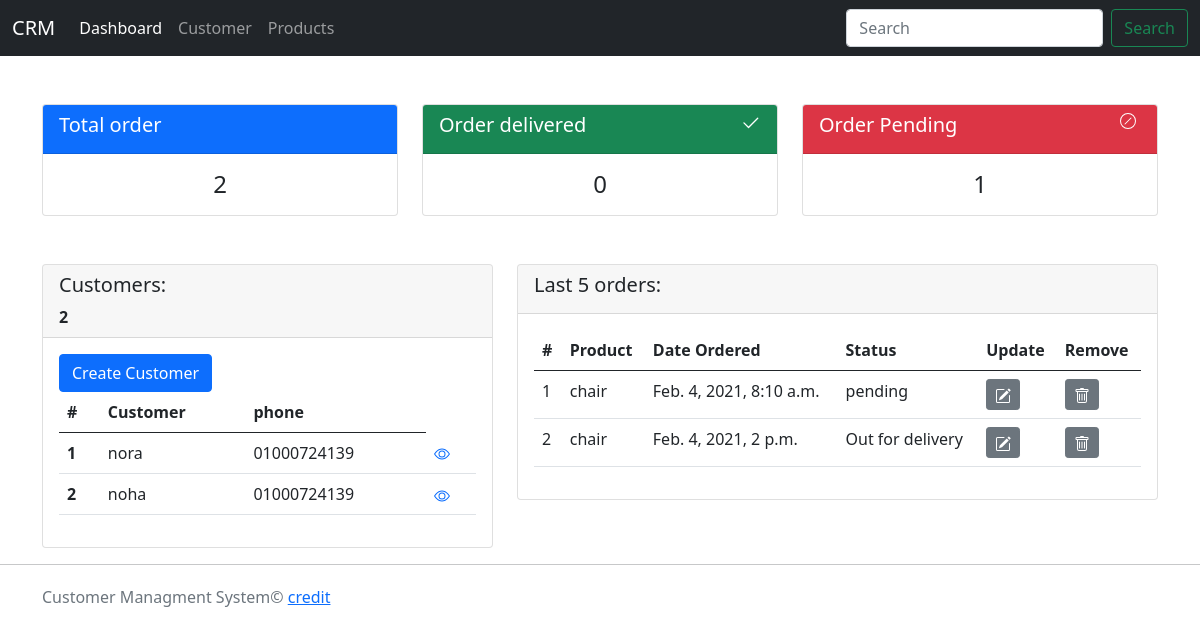
The app's page /, older data.
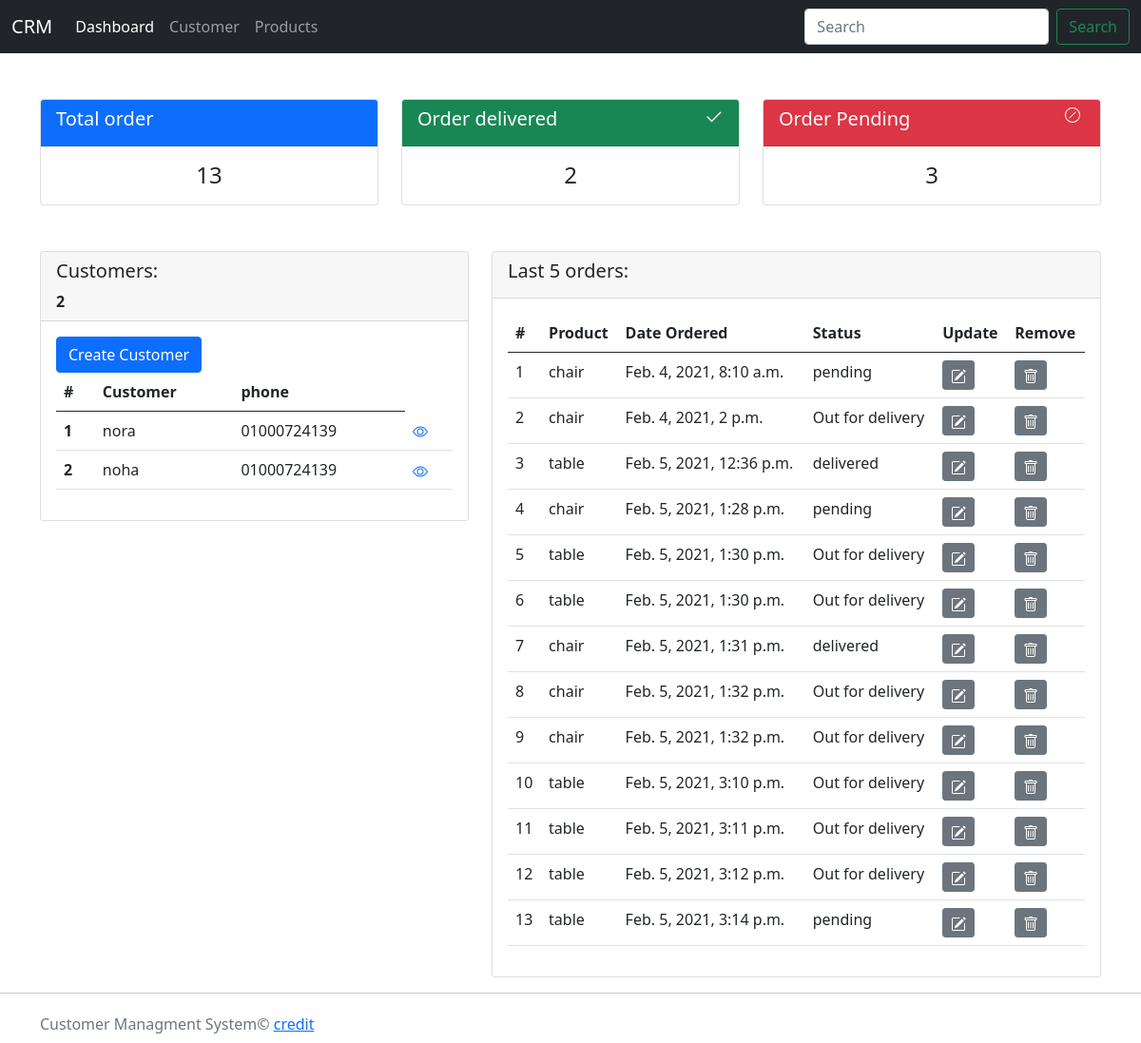
The same page, newer data.
### accounts/models.py (models this page shows, shortened)
class Customer(models.Model):
    name = models.CharField(max_length=200, null=True)
    phone = models.CharField(max_length=200, null=True)
    email = models.CharField(max_length=200, null=True)
    date_created = models.DateTimeField(auto_now_add=True, null=True)

class Order(models.Model):
    STATUS = (
        ('pending', 'pending'),
        ('Out for delivery', 'Out for delivery'),
        ('delivered', 'delivered'),
    )
    customer = models.ForeignKey(
        Customer, null=True, on_delete=models.SET_NULL)
    product = models.ForeignKey(Product, null=True, on_delete=models.SET_NULL)
    status = models.CharField(max_length=200, null=True, choices=STATUS)
    date_created = models.DateTimeField(auto_now_add=True, null=True)

class Product(models.Model):
    CATEGORY = (
        ('Indoor', 'Indoor'),
        ('Out door', 'Out door'),
    )
    name = models.CharField(max_length=200, null=True)
    price = models.FloatField(null=True)
    category = models.CharField(max_length=200, null=True, choices=CATEGORY)
    description = models.CharField(max_length=200, null=True, blank=True)
    tags = models.ManyToManyField(Tag)
    date_created = models.DateTimeField(auto_now_add=True, null=True)
    def __str__(self):
        return self.name

### accounts/views.py (the view)
# urls.py: path('', home, name='home'),
def home(request):
    orders = Order.objects.all()
    customers = Customer.objects.all()
    total_customers = customers.count()
    total_orders = orders.count()
    delivered = orders.filter(status='delivered').count()
    pending = orders.filter(status='pending').count()
    print(pending)
    context = {
        'orders': orders,
        'customers': customers,
        'total_customers': total_customers,
        'total_orders': total_orders,
        'delivered': delivered,
        'pending': pending
    }
    print(pending)
    return render(request, 'accounts/dashboard.html', context)

### accounts/templates/accounts/dashboard.html (shortened to what this page needs)
{%extends 'accounts/main.html'%}
{%block content%}
{% include 'accounts/status.html'%}
<div class="container mt-5">
    <div class="row">
        <div class="col-md-5">
            <div class="card">
                <div class="card-header">
                    <h5>Customers:</h5>
                    <strong> {{total_customers}}</strong>
                </div>
                <div class="card-body">
                    <a class="btn btn-primary" href="">Create Customer</a>
                    <table class="table">
                        <thead>
                            <tr>
                                <th scope="col">#</th>
                                <th scope="col">Customer</th>
                                <th scope="col">phone</th>
                            </tr>
                        </thead>
                        <tbody>
                            {%for c in customers %}
                            <tr>
                                <th scope="row">{{c.id}}</th>
                                <td>{{c.name}}</td>
                                <td>{{c.phone}}</td>
                                <td>
                                    <a href="{%url 'customer' c.id%}">
                                    </a>
                                </td>
                            </tr>
                            {%endfor%}
                        </tbody>
                    </table>
                </div>
            </div>
        </div>
        <div class="col-md-7">
            <div class="card">
                <div class="card-header">
                    <h5>Last 5 orders:</h5>
                </div>
                <div class="card-body">
                    <table class="table">
                        <thead>
                            <tr>
                                <th scope="col">#</th>
                                <th scope="col">Product</th>
                                <th scope="col">Date Ordered </th>
                                <th scope="col">Status</th>
                                <th scope="col">Update </th>
                                <th scope="col">Remove</th>
                            </tr>
                        </thead>
                        <tbody>
                            {%for order in orders %}
                            <tr>
                                <td scope="row">{{forloop.counter}}</td>
                                <td>{{order.product}}</td>
                                <td>{{order.date_created}}</td>
                                <td>{{order.status}}</td>
                                <td>
                                    <a class="btn btn-sm btn-secondary" href="{%url 'update_order' order.id%}">
                                    </a>
                                </td>
                                <td>
                                    <a class="btn btn-sm btn-secondary" href="{% url 'delete_order' order.id %}">
                                    </a>
                                </td>
                            </tr>
                            {%endfor%}
                        </tbody>
                    </table>
                </div>
            </div>
        </div>
    </div>
</div>
{%endblock%}

Row changes from the older to the newer data that the page shows:
added Order: product "table", date_created "Feb. 5, 2021, 12:36 p.m.", status "delivered"
added Order: product "chair", date_created "Feb. 5, 2021, 1:28 p.m.", status "pending"
added Order: product "table", date_created "Feb. 5, 2021, 1:30 p.m.", status "Out for delivery"
added Order: product "table", date_created "Feb. 5, 2021, 1:30 p.m.", status "Out for delivery"
added Order: product "chair", date_created "Feb. 5, 2021, 1:31 p.m.", status "delivered"
added Order: product "chair", date_created "Feb. 5, 2021, 1:32 p.m.", status "Out for delivery"
added Order: product "chair", date_created "Feb. 5, 2021, 1:32 p.m.", status "Out for delivery"
added Order: product "table", date_created "Feb. 5, 2021, 3:10 p.m.", status "Out for delivery"
added Order: product "table", date_created "Feb. 5, 2021, 3:11 p.m.", status "Out for delivery"
added Order: product "table", date_created "Feb. 5, 2021, 3:12 p.m.", status "Out for delivery"
added Order: product "table", date_created "Feb. 5, 2021, 3:14 p.m.", status "pending"
Text that changed along with them:
{{ total_orders }}: "2" → "13"
{{ delivered }}: "0" → "2"
{{ pending }}: "1" → "3"
